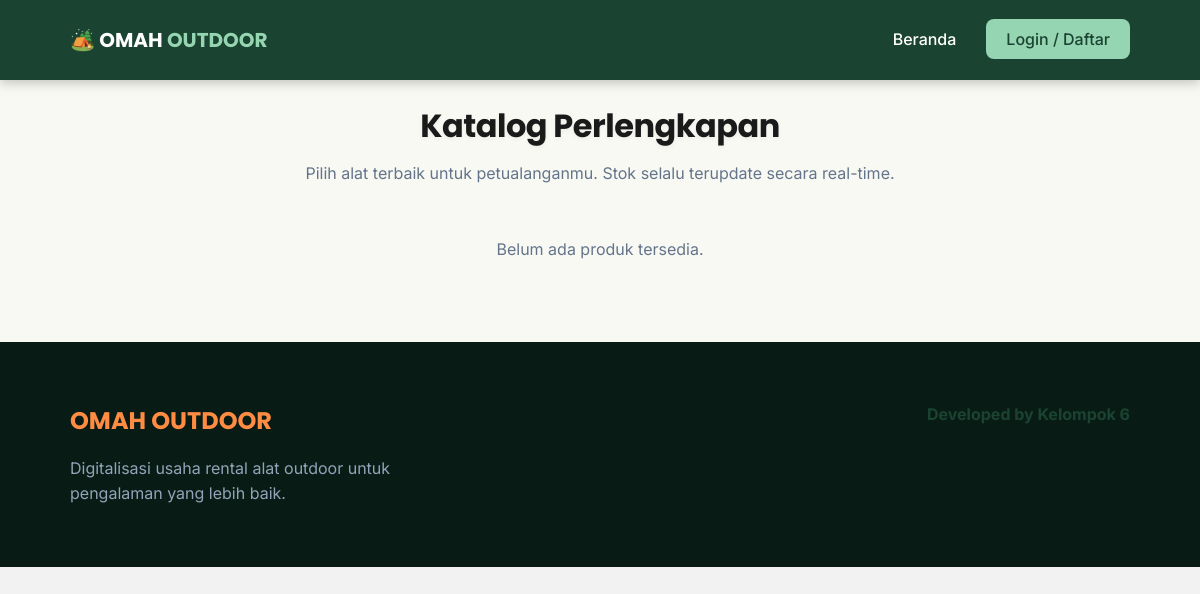
Page /katalog.php on the earlier database version.
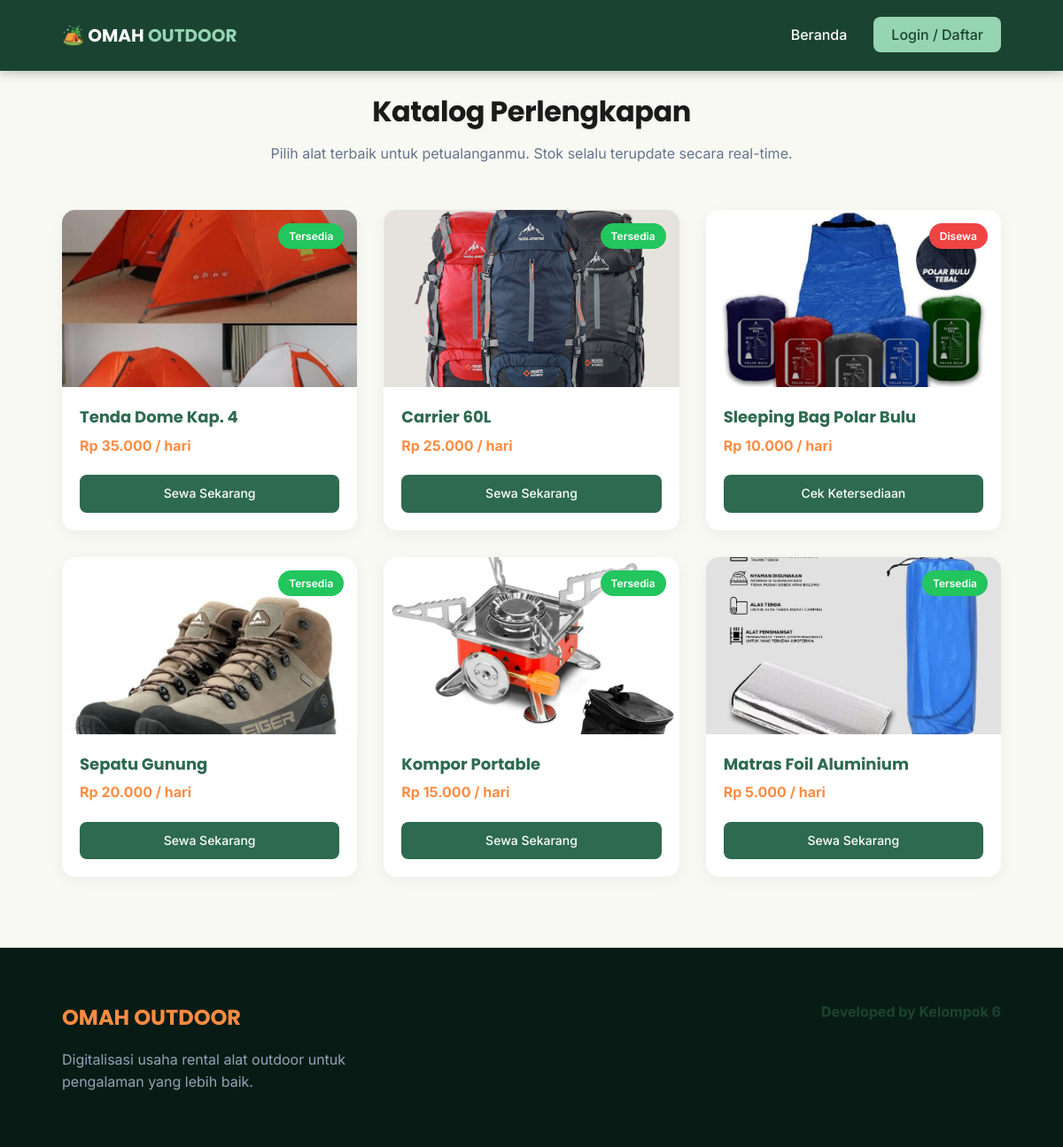
Same page on the later database version.
### tables this page shows
CREATE TABLE `produk` (
  `id` int(11) NOT NULL AUTO_INCREMENT,
  `nama_produk` varchar(150) NOT NULL,
  `harga_per_hari` int(11) NOT NULL,
  `status` enum('tersedia','disewa') NOT NULL DEFAULT 'tersedia',
  `gambar` varchar(255) DEFAULT NULL,
  `created_at` timestamp NOT NULL DEFAULT current_timestamp(),
  PRIMARY KEY (`id`)
);

### katalog.php (the view, shortened to what this page needs)
<?php
require_once 'koneksi.php';
$query_produk  = "SELECT * FROM produk ORDER BY id ASC";
$result_produk = mysqli_query($conn, $query_produk);
?>
<!DOCTYPE html>
<html lang="id">
<head>
    <link rel="stylesheet" href="assets/css/style.css">
</head>
<body>
    <nav class="navbar">
        <div class="container nav-wrapper">
            <a href="index.php" class="logo">🏕️ OMAH <span>OUTDOOR</span></a>
            <ul class="nav-links">
                <?php if(isset($_SESSION['email'])) : ?>
                    <li><a href="index.php">Beranda</a></li>
                    <li><a href="keunggulan.php">Keunggulan</a></li>
                    <li><a href="katalog.php" class="active">Katalog</a></li>
                    <li><a href="logout.php" class="btn-logout">Logout</a></li>
                <?php else : ?>
                    <li><a href="index.php">Beranda</a></li>
                    <li><a href="login.php" class="btn-login">Login / Daftar</a></li>
                <?php endif; ?>
            </ul>
        </div>
    </nav>
    <section id="katalog" class="catalog" style="padding-top: 100px;">
        <div class="container">
            <div class="section-title">
                <h2>Katalog Perlengkapan</h2>
                <p>Pilih alat terbaik untuk petualanganmu. Stok selalu terupdate secara real-time.</p>
            </div>
            <div class="product-grid">
    <?php if (mysqli_num_rows($result_produk) === 0) : ?>
        <p style="text-align:center; color:#64748b; grid-column: 1/-1;">Belum ada produk tersedia.</p>
    <?php else : ?>
        <?php while ($produk = mysqli_fetch_assoc($result_produk)) : ?>
        <div class="product-card">
            <div class="product-badge <?= $produk['status'] === 'disewa' ? 'busy' : '' ?>">
                <?= $produk['status'] === 'disewa' ? 'Disewa' : 'Tersedia' ?>
            </div>
            <div class="product-img">
                <img src="assets/images/<?= htmlspecialchars($produk['gambar']) ?>"
                     alt="<?= htmlspecialchars($produk['nama_produk']) ?>"
                     onerror="this.style.display='none'">
            </div>
            <div class="product-info">
                <h3><?= htmlspecialchars($produk['nama_produk']) ?></h3>
                <p class="price">Rp <?= number_format($produk['harga_per_hari'], 0, ',', '.') ?> / hari</p>
                <a href="#" class="btn-check">
                    <?= $produk['status'] === 'disewa' ? 'Cek Ketersediaan' : 'Sewa Sekarang' ?>
                </a>
            </div>
        </div>
        <?php endwhile; ?>
    <?php endif; ?>
</div>
        </div>
    </section>
    <footer class="footer">
        <div class="container footer-content">
            <div class="footer-brand">
                <h3>OMAH OUTDOOR</h3>
                <p>Digitalisasi usaha rental alat outdoor untuk pengalaman yang lebih baik.</p>
            </div>
            <div class="footer-team">
                <h4>Developed by Kelompok 6</h4>
            </div>
        </div>
    </footer>
</body>
</html>

### assets/css/style.css (style rules this page uses)
:root { --forest: #1b4332; --forest-light: #2d6a4f; --sage: #95d5b2; --cream: #f8f9f3; --orange: #ff8c42; --white: #ffffff; --primary-blue: #2d6a4f; --secondary-blue: #1b4332; --bg-light: #f8f9f3; --text-dark: #1a202c; --text-light: #64748b; --accent-orange: #ff8c42; }
* { margin: 0; padding: 0; box-sizing: border-box; }
html { scroll-behavior: smooth; }
body { font-family: 'Inter', sans-serif; color: var(--text-dark); background-color: var(--bg-light); line-height: 1.6; }
h1, h2, h3, .logo { font-family: 'Poppins', sans-serif; }
.container { max-width: 1100px; margin: 0 auto; padding: 0 20px; }
.navbar { background: #1b4332; position: fixed; top: 0; width: 100%; z-index: 1000; box-shadow: 0 2px 12px rgba(0, 0, 0, 0.25); transition: background 0.4s ease, box-shadow 0.4s ease; }
.nav-wrapper { display: flex; justify-content: space-between; align-items: center; height: 80px; }
.logo { color: #ffffff; text-decoration: none; font-size: 20px; font-weight: 700; }
.logo span { color: #95d5b2; }
.nav-links { display: flex; flex-direction: row; list-style: none; gap: 30px; align-items: center; }
.nav-links a { color: #ffffff; text-decoration: none; font-weight: 500; transition: color 0.3s; }
.btn-login { background-color: #95d5b2; color: #1b4332 !important; padding: 10px 20px; border-radius: 8px; font-weight: 600; transition: background-color 0.3s, transform 0.2s; }
.section-title { text-align: center; margin-bottom: 50px; }
.section-title h2 { font-size: 32px; color: var(--primary-blue); margin-bottom: 10px; }
.section-title p { color: var(--text-light); }
.catalog { padding: 80px 0; background-color: var(--bg-light); }
.product-grid { display: grid; grid-template-columns: repeat(auto-fit, minmax(280px, 1fr)); gap: 30px; }
.product-card { background: var(--white); border-radius: 15px; overflow: hidden; box-shadow: 0 4px 15px rgba(0, 0, 0, 0.05); position: relative; transition: transform 0.3s; }
.product-badge { position: absolute; top: 15px; right: 15px; background: #22c55e; color: white; padding: 5px 12px; border-radius: 20px; font-size: 12px; font-weight: 600; }
.product-badge.busy { background: #ef4444; }
.product-img { height: 200px; background-color: #e2e8f0; display: flex; justify-content: center; align-items: center; }
.product-img img { width: 100%; height: 100%; object-fit: cover; }
.product-info { padding: 20px; }
.product-info h3 { font-size: 18px; margin-bottom: 5px; color: var(--primary-blue); }
.product-info .price { font-weight: 700; color: var(--accent-orange); margin-bottom: 20px; }
.btn-check { display: block; text-align: center; background: var(--primary-blue); color: white; text-decoration: none; padding: 10px; border-radius: 8px; font-size: 14px; font-weight: 500; transition: background 0.3s; }
.footer { background: #081c15; color: #d8f3dc; padding: 60px 0 20px 0; }
.footer-content { display: flex; justify-content: space-between; flex-wrap: wrap; gap: 40px; margin-bottom: 40px; }
.footer-brand { max-width: 400px; }
.footer-brand h3 { font-size: 24px; margin-bottom: 15px; color: var(--accent-orange); }
.footer-brand p { color: #94a3b8; }
.footer-team h4 { margin-bottom: 15px; color: var(--secondary-blue); }

### katalog.php (style rules this page uses)
body { background-color: #ffffff; background-image: url("https://www.transparenttextures.com/patterns/white-wall.png"), url("https://www.transparenttextures.com/patterns/pinstriped-suit.png"); background-attachment: fixed; }
.section-title h2 { text-shadow: 0 2px 4px rgba(0,0,0,0.05); }
.section-title h2 { font-weight: 700; letter-spacing: -0.5px; color: #1a1a1a; }
body::before { content: ""; position: fixed; top: 0; left: 0; width: 100%; height: 100%; background: rgba(0, 0, 0, 0.05); z-index: -1; }

Differences in the rows shown:
added produk: status "Tersedia", gambar+nama_produk (picture), nama_produk "Tenda Dome Kap. 4", harga_per_hari "35.000"
added produk: status "Tersedia", gambar+nama_produk (picture), nama_produk "Carrier 60L", harga_per_hari "25.000"
added produk: status "Disewa", gambar+nama_produk (picture), nama_produk "Sleeping Bag Polar Bulu", harga_per_hari "10.000"
added produk: status "Tersedia", gambar+nama_produk (picture), nama_produk "Sepatu Gunung", harga_per_hari "20.000"
added produk: status "Tersedia", gambar+nama_produk (picture), nama_produk "Kompor Portable", harga_per_hari "15.000"
added produk: status "Tersedia", gambar+nama_produk (picture), nama_produk "Matras Foil Aluminium", harga_per_hari "5.000"
Other differences:
text no longer shown: "Belum ada produk tersedia."
